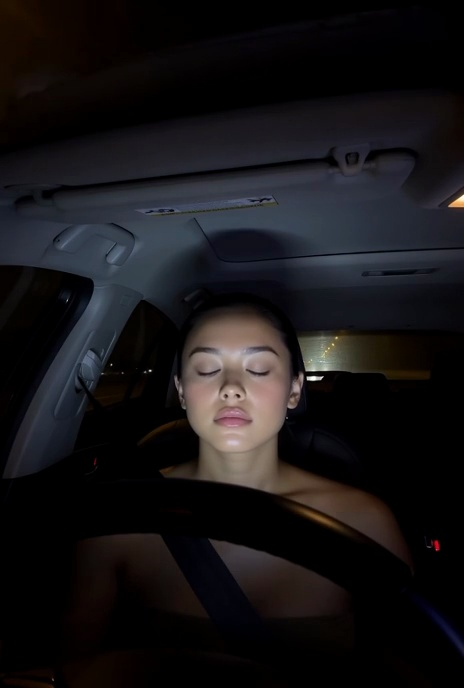
#> input picture Simuletic_DMS_Dataset/images/driver_full_sleep2_f10.jpg, 464 x 688 px
$ python -i vision_detector.py   (imports and definitions only)   (older library calls are emulated)
#> lines starting #> are read from the running program, lines starting #| are printed output that depends on the picture
"""
OpenCV-based webcam eye-state detector.

This is a lightweight classical-vision path for live demos. It is separate from
the trained CNN so webcam snapshots can use an actual face/eye signal.
"""
from typing import Dict, Tuple, Union

import cv2
import numpy as np
from PIL import Image


ImageInput = Union[np.ndarray, Image.Image]


class OpenCVEyeStateDetector:
    """Detect face and visible eyes using OpenCV Haar cascades with Eye Aspect Ratio analysis."""

    def __init__(self):
        cascade_root = cv2.data.haarcascades
        self.face_cascade = cv2.CascadeClassifier(
            cascade_root + "haarcascade_frontalface_default.xml"
        )
        self.eye_cascade = cv2.CascadeClassifier(
            cascade_root + "haarcascade_eye_tree_eyeglasses.xml"
        )
        self.fallback_eye_cascade = cv2.CascadeClassifier(
            cascade_root + "haarcascade_eye.xml"
        )

        if self.face_cascade.empty() or self.eye_cascade.empty():
            raise RuntimeError("OpenCV Haar cascade files could not be loaded")

        # Eye Aspect Ratio thresholds (adjusted based on testing)
        self.EAR_THRESHOLD_OPEN = 0.25  # Above this = eye open (was 0.25)
        self.EAR_THRESHOLD_CLOSED = 0.15  # Below this = eye closed (was 0.15)
        self.EAR_THRESHOLD_MICROSLEEP = 0.20  # Between closed and open = microsleep/drowsy (was 0.20)

    # [68 lines left out: function analyze_eye_state, not called in this run]

    def predict(self, image: ImageInput) -> Dict:
        """Return eye-state prediction from a PIL image or RGB/BGR numpy image."""
        rgb = self._to_rgb_array(image)
        gray = cv2.cvtColor(rgb, cv2.COLOR_RGB2GRAY)
        gray = cv2.equalizeHist(gray)

        faces = self.face_cascade.detectMultiScale(
            gray,
            scaleFactor=1.1,
            minNeighbors=5,
            minSize=(80, 80),
        )

        if len(faces) == 0:
            return {
                "class_id": -1,
                "class_name": "Face not detected",
                "confidence": 0.0,
                "eye_count": 0,
                "face_box": None,
                "eye_boxes": [],
                "reason": "No frontal face was detected. Improve lighting and face the camera.",
            }

        face_box = self._largest_box(faces)
        x, y, w, h = face_box

        upper_face = gray[y : y + int(h * 0.58), x : x + w]
        eyes = self.eye_cascade.detectMultiScale(
            upper_face,
            scaleFactor=1.08,
            minNeighbors=6,
            minSize=(18, 18),
        )
        if len(eyes) == 0:
            eyes = self.fallback_eye_cascade.detectMultiScale(
                upper_face,
                scaleFactor=1.08,
                minNeighbors=6,
                minSize=(18, 18),
            )

        eye_boxes = self._filter_eye_boxes(eyes, face_box)
        eye_count = len(eye_boxes)

        # Analyze eye aspect ratios for detected eyes
        ear_values = []  # Keep for backward compatibility
        openness_scores = []

        for ex, ey, ew, eh in eye_boxes:
            # Adjust coordinates to be relative to upper_face region
            relative_ex = ex - x  # x is face x coordinate
            relative_ey = ey - y  # y is face y coordinate

            # Ensure coordinates are within bounds
            if (relative_ex >= 0 and relative_ey >= 0 and
                relative_ex + ew <= upper_face.shape[1] and
                relative_ey + eh <= upper_face.shape[0]):

                eye_region = upper_face[relative_ey:relative_ey+eh, relative_ex:relative_ex+ew]
                if eye_region.size > 0:
                    # Use new eye state analysis
                    openness = self.analyze_eye_state(eye_region)
                    openness_scores.append(openness)
                    # Keep EAR for compatibility but don't use it for classification
                    ear_values.append(0.5)  # Placeholder
                    # Removed debug print
                else:
                    pass  # Empty eye region
            else:
                pass  # Eye coordinates out of bounds

        # Determine eye states based on openness scores
        if not openness_scores:
            # No eyes detected with valid analysis
            class_id = 2
            class_name = "Asleep"
            confidence = 0.85
            reason = "Face detected, but no valid eye regions found for analysis."
            avg_ear = 0.0
        else:
            avg_openness = np.mean(openness_scores)
            min_openness = np.min(openness_scores)

            # Thresholds for openness scores (0.0 = closed, 1.0 = open)
            if avg_openness >= 0.6:
                class_id = 0
                class_name = "Awake"
                confidence = min(0.95, 0.7 + avg_openness * 0.3)
                reason = f"Eyes appear open (avg openness: {avg_openness:.3f})."
            elif avg_openness >= 0.3:
                class_id = 1
                class_name = "Drowsy/Microsleep"
                confidence = 0.75
                reason = f"Eyes showing signs of drowsiness (avg openness: {avg_openness:.3f})."
            else:
                class_id = 2
                class_name = "Asleep"
                confidence = min(0.95, 0.8 + (1.0 - avg_openness) * 0.3)
                reason = f"Eyes appear closed (avg openness: {avg_openness:.3f})."

            avg_ear = np.mean(ear_values) if ear_values else 0.0

        return {
            "class_id": class_id,
            "class_name": class_name,
            "confidence": confidence,
            "eye_count": eye_count,
            "ear_values": ear_values,  # Keep for compatibility
            "openness_scores": openness_scores,
            "avg_ear": avg_ear,
            "avg_openness": avg_openness if openness_scores else 0.0,
            "face_box": tuple(int(value) for value in face_box),
            "eye_boxes": eye_boxes,
            "reason": reason,
        }

    # [37 lines left out: function draw_detections, not called in this run]

    @staticmethod
    def _to_rgb_array(image: ImageInput) -> np.ndarray:
        if isinstance(image, Image.Image):
            return np.array(image.convert("RGB"))

        if not isinstance(image, np.ndarray):
            raise TypeError("image must be a PIL image or numpy array")

        if image.ndim != 3 or image.shape[2] != 3:
            raise ValueError("image array must have shape HWC with 3 channels")

        return image

    @staticmethod
    def _largest_box(boxes: np.ndarray) -> Tuple[int, int, int, int]:
        return tuple(max(boxes, key=lambda box: box[2] * box[3]))

    @staticmethod
    def _filter_eye_boxes(eyes: np.ndarray, face_box: Tuple[int, int, int, int]) -> list:
        x, y, w, h = face_box
        boxes = []
        for ex, ey, ew, eh in eyes:
            abs_box = (int(x + ex), int(y + ey), int(ew), int(eh))
            if ew > w * 0.35 or eh > h * 0.25:
                continue
            boxes.append(abs_box)

        boxes = sorted(boxes, key=lambda box: box[2] * box[3], reverse=True)
        return boxes[:2]

>>> import cv2
>>> picture = cv2.cvtColor(cv2.imread('../../Simuletic_DMS_Dataset/images/driver_full_sleep2_f10.jpg'), cv2.COLOR_BGR2RGB)
>>> result = OpenCVEyeStateDetector().predict(picture)
#> in predict, `gray = cv2.equalizeHist(gray)`:
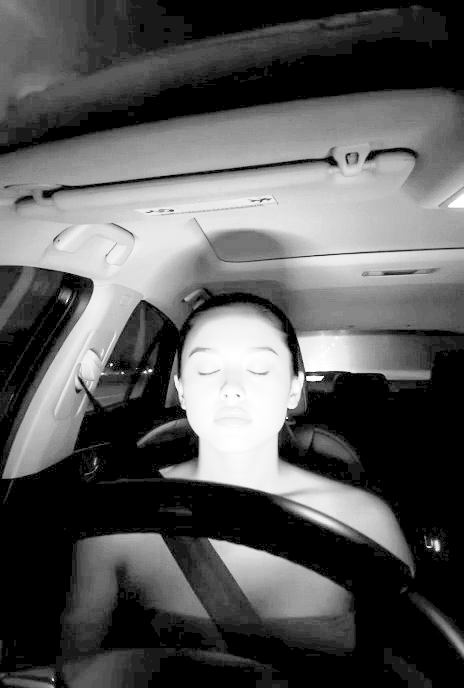
#> gray: shape (688, 464); min 0, max 255, mean 88.4
#> in predict, `faces = self.face_cascade.detectMultiScale( gray, scaleFactor=1.1, min..`: faces = [[169, 319, 134, 134]]
#> in predict, `face_box = self._largest_box(faces)`: face_box = (169, 319, 134, 134)
#> in predict, `x, y, w, h = face_box`: x = 169; y = 319; w = 134
#> in predict, `upper_face = gray[y : y + int(h * 0.58), x : x + w]`:
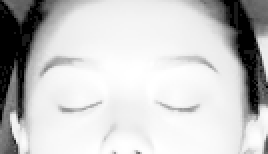
#> upper_face: shape (77, 134) (shown 2 times larger); min 0, max 255, mean 199.8
#> in predict, `eyes = self.eye_cascade.detectMultiScale( upper_face, scaleFactor=1.08..`: eyes = ()
#> in _filter_eye_boxes, `x, y, w, h = face_box`: x = 169; y = 319; w = 134
#> after the loop in _filter_eye_boxes, `for ex, ey, ew, eh in eyes:`: boxes = []
#> in predict, `eye_count = len(eye_boxes)`: eye_count = 0
#> after the loop in predict, `for ex, ey, ew, eh in eye_boxes:`: ear_values = []
#> result = 11 items

$ run again, on Simuletic_DMS_Dataset/images/driver_full_sleep2_f100.jpg
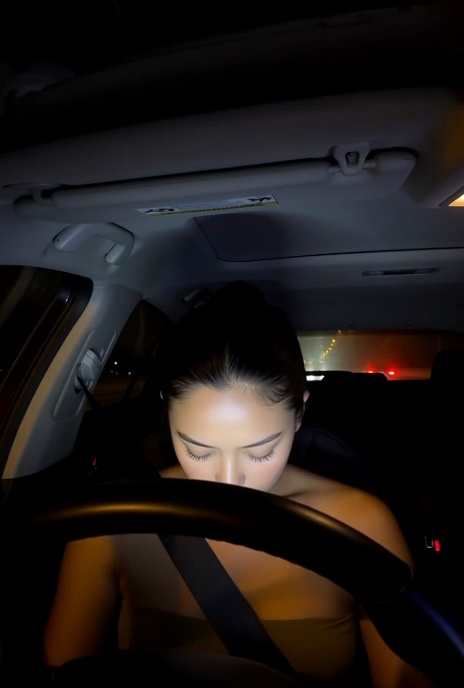
#> input picture Simuletic_DMS_Dataset/images/driver_full_sleep2_f100.jpg, 464 x 688 px
#> in predict, `gray = cv2.cvtColor(rgb, cv2.COLOR_RGB2GRAY)`:
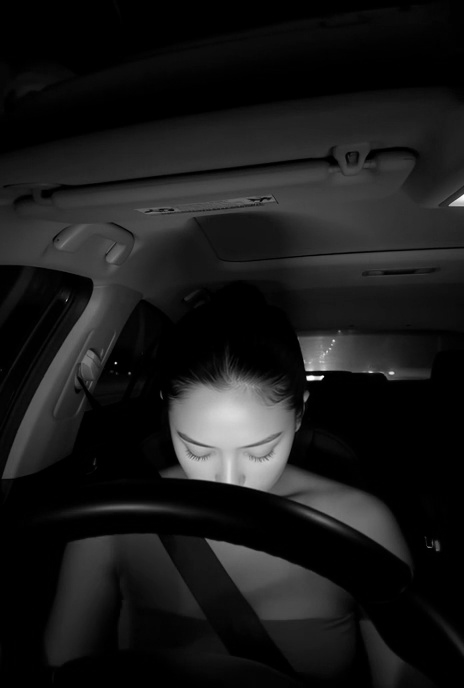
#> gray: shape (688, 464); min 0, max 255, mean 25.7
#> in predict, `gray = cv2.equalizeHist(gray)`:
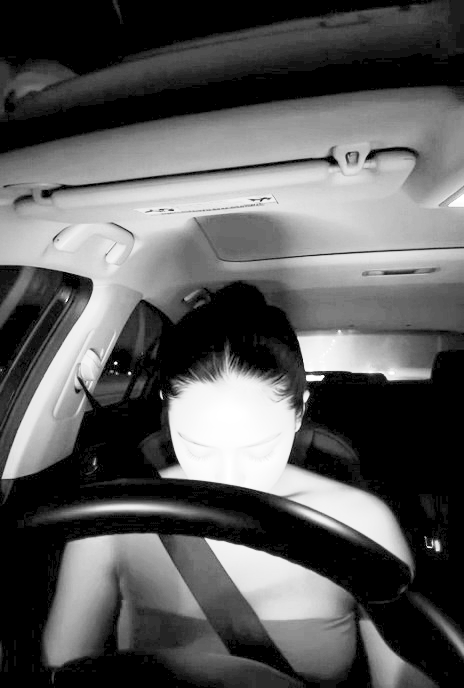
#> gray: shape (688, 464); min 0, max 255, mean 90.4
#> faces = ()
#> result = 7 items
